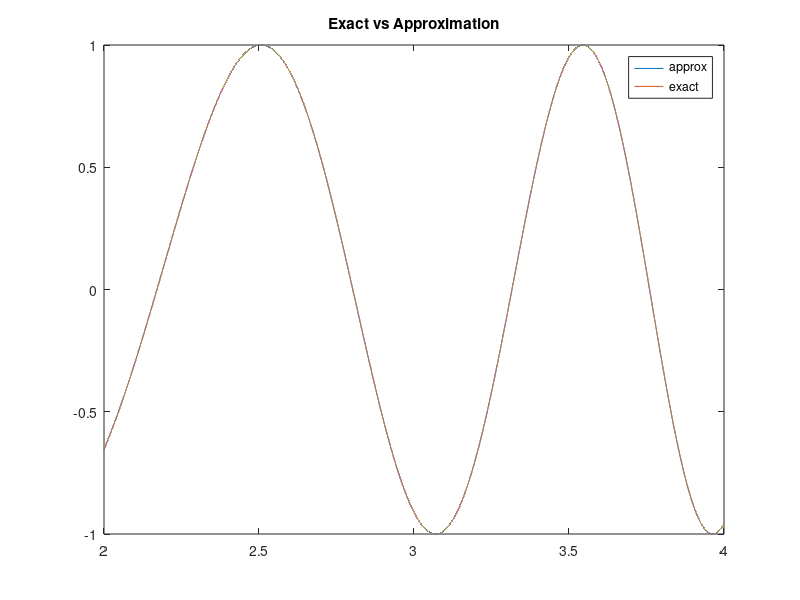

Here is the MATLAB script that generated this plot:
% thuyvy nguyen
% mth 351 (winter 2020)
% hw 3
clear all; clc

%% Variables and solving

%Exact Function
f_exact = @(x) cos(x.^2);

%Stuffs
k = -1;
e = 1;
range = linspace(2,4,100000);
exact = f_exact(range);
f_approx = 0;

while k < 24
    k = k + 1;
    P = @(x) ((-1)^k .* ((x.^2).^(2*k)))./factorial(2*k);
    f_approx = f_approx + P(range);
end
 
%% Plotting

plot(range,f_approx); hold on
plot(range, exact)
xlim([2 4])
title('Exact vs Approximation');
legend('approx','exact')

% For Questions 3 & 4"
% s = 0
% x = 0
% while x < 1.0
%   s = s + x
% x = x + 0.1
% end
% S = s
% 
% clear all
% 
% s = 0
% x = 0
% while x~=10
%   s = s + x
%   x = x + 1
% end
% S = s



